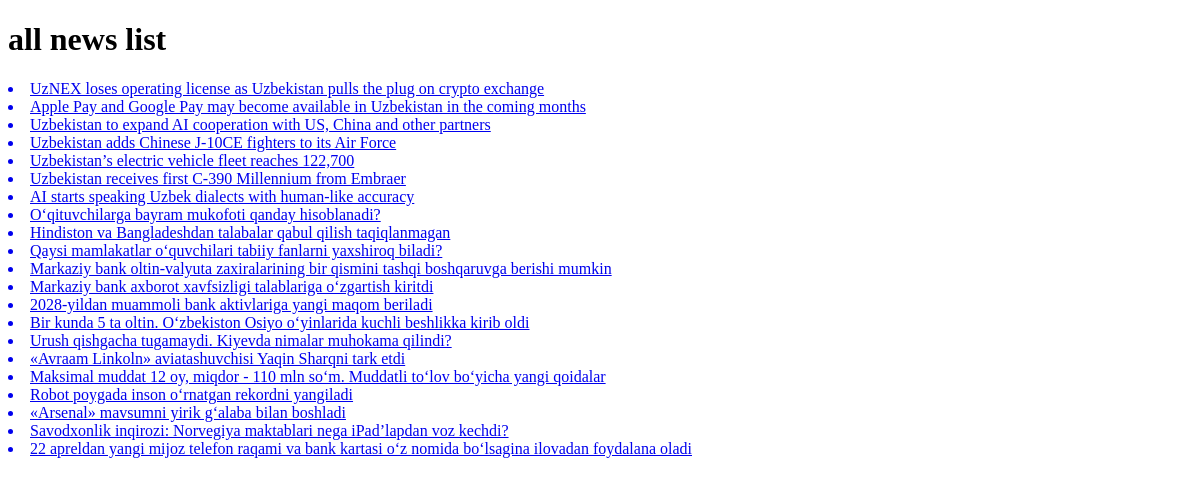
Before: /news/ with the older database file.
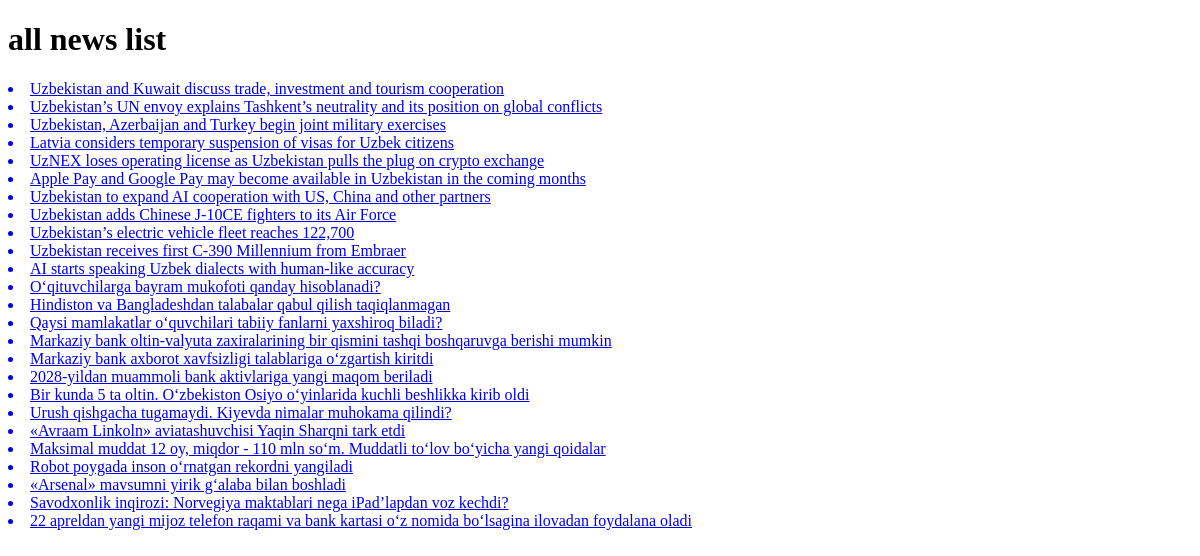
After: the same page with the newer database file.
### signals/models.py (models this page shows, shortened)
class News(models.Model):
    class Status(models.TextChoices):
        Draft = "DF", "Draft"
        Published = "PB", "Published"
    title = models.CharField(max_length=250)
    slug = models.SlugField(max_length=250)
    body = models.TextField()
    image = models.ImageField(upload_to='news/images')
    category = models.ForeignKey(Category, on_delete=models.CASCADE)
    publish_time = models.DateTimeField(default=timezone.now)
    created_time = models.DateTimeField(auto_now_add=True)
    updated_time = models.DateTimeField(auto_now=True)
    status = models.CharField(max_length=2, choices=Status.choices, default=Status.Draft)
    objects = models.Manager()
    published = PublishedManager()
    class Meta:
        ordering = ["-publish_time"]

### signals/views.py (the view)
# urls.py: path('news/', news_list, name="all_news_list"),
def news_list(request):
    news_list = News.published.all()
    context = {
        "news_list": news_list
    }
    return render(request, "news/news_list.html", context)

### templates/news/news_list.html (shortened to what this page needs)
<!DOCTYPE html>
<html lang="en">
<head>
</head>
<body>
    <h1>all news list</h1>
    {% for news in news_list %}
    <a href="{% url 'news_detail_page' news.pk %}">
           <li> {{ news.title }} </li>
           </a>
    {% endfor %}
</body>
</html>

Changed rows visible on the page:
added News: title "Uzbekistan and Kuwait discuss trade, investment and tourism cooperation"
added News: title "Uzbekistan’s UN envoy explains Tashkent’s neutrality and its position on global conflicts"
added News: title "Uzbekistan, Azerbaijan and Turkey begin joint military exercises"
added News: title "Latvia considers temporary suspension of visas for Uzbek citizens"
